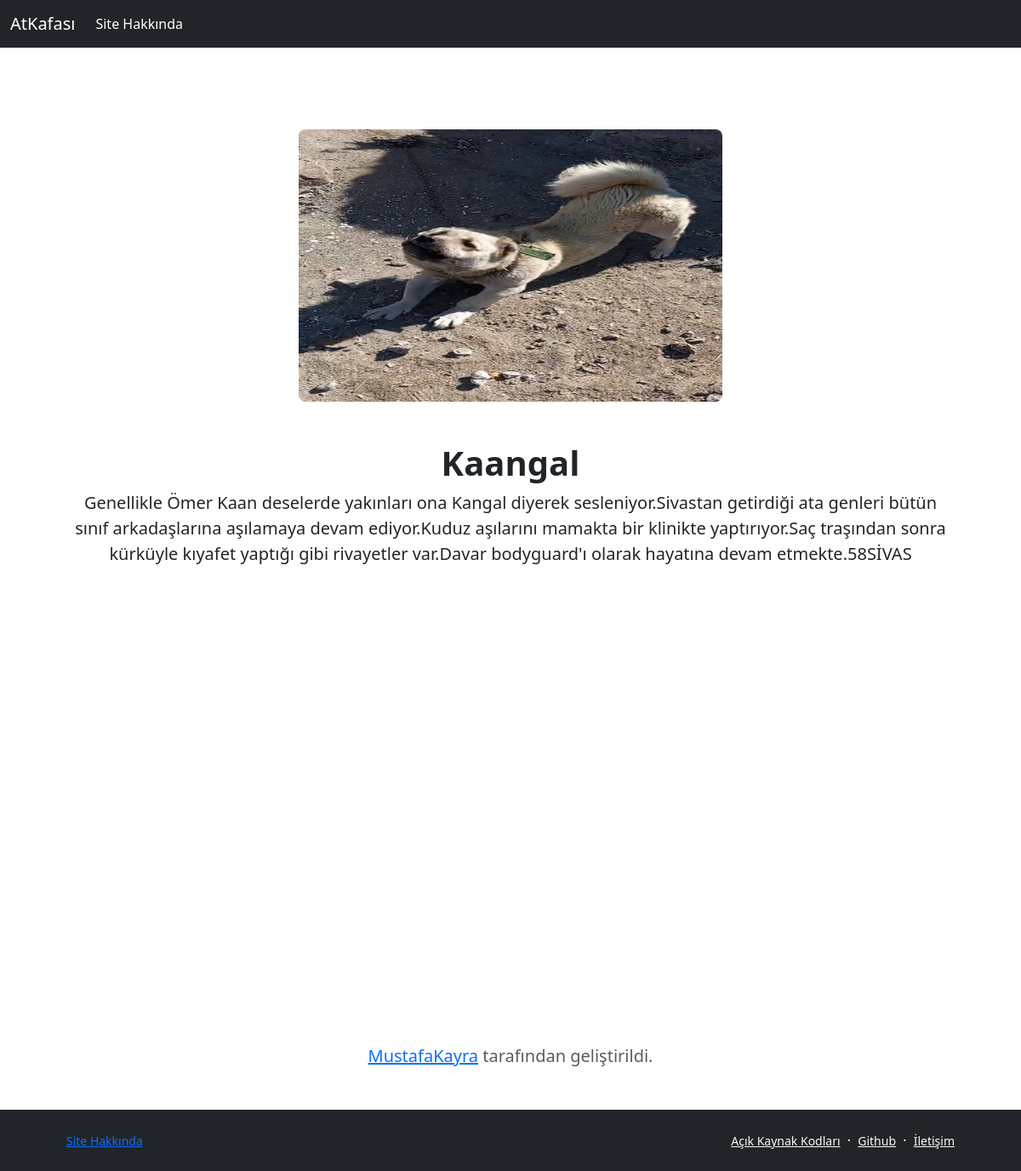
/persons/person/kaangal, run on the app's committed database.
### Persons/models.py (models this page shows, shortened)
class Person(models.Model): #Kişileri veritabanına kaydetmek için oluşturulan model
    name = models.CharField(blank=False,null=False,max_length=200) #Kişinin adı
    description = models.TextField() #Kişinin küçük biyografisi
    image = models.ImageField(upload_to="C:/Users/kayra/sınıfproje/static/img") #Kişinin fotoğrafı
    slug = models.SlugField(null=False,blank=True,unique=True,db_index=True) #Kişinin site içerisindeki sanal kimliği diyebiliriz.
    category = models.CharField(blank=True,null=True,max_length=200) #Kişinin bulunduğu kategori

### Persons/views.py (the view)
# urls.py: path('person/<slug:slug>',views.WhoPerson,name="WhoPerson") #WhoPerson fonksiyonu ile filtrelediğimiz kişinin sayfasına yönlendirilmesi
def WhoPerson(request,slug): #Her kişinin slug'ına göre filtrelenerek gösterildiği sayfa(detay sayfası)
    person = get_object_or_404(Person,slug=slug) #Kişiyi slug'ına göre filtreleyerek çekmek için
    context = { #Çekilen kişiyi detay sayfasına göndermek için kullanılan sözlük
        "person":person
    }
    return render(request,"person.html",context)

### templates/person.html (shortened to what this page needs)
{% extends "layout.html" %}
{% load static %}
{% block body %}
    <section class="py-5">
                <div class="container px-5 my-5">
                    <div class="row gx-5 justify-content-center">
                        <div class="col-lg-6">
                            <div class="row gx-5">
                                <div class="col-12"><img class="img-fluid rounded-3 mb-5" src="{{ person.image.url }}" alt="..." /></div>
                            </div>
                        </div>
                    </div>
                    <div class="text-center mb-5">
                        <h1 class="fw-bolder">{{person.name}}</h1>
                        <p class="lead fw-normal mb-0">{{person.description}}</p>
                    </div>
                    <div class="row gx-5 justify-content-center">
                        <div class="col-lg-6">
                            <div class="row gx-5">
                                <div class="col-lg-6"><img class="img-fluid rounded-3 mb-5" src="{% static 'img/akilsagliginikaybet2.png' %}" alt="..."></div>
                                <div class="col-lg-6"><img class="img-fluid rounded-3 mb-5" src="{% static 'img/akilsagliginikaybet2.png' %}" alt="..."></div>
                            </div>
                        </div>
                    </div>
                </div>
            </section>
{% endblock body %}

### templates/person.html (style rules this page uses)
.img-fluid { width: 1120px; height: 320px; }

### data on the page
Person: image (picture), name "Kaangal", description "Genellikle Ömer Kaan deselerde yakınları ona Kangal diyerek sesleniyor.Sivastan getirdiği ata genleri bütün sınıf arkadaşlarına aşılamaya devam ediyor.Kuduz aşılarını mamakta bir klinikte yaptırıyor.Saç traşından sonra kürküyle kıyafet yaptığı gibi rivayetler var.Davar bodyguard'ı olarak hayatına devam etmekte.58SİVAS"
